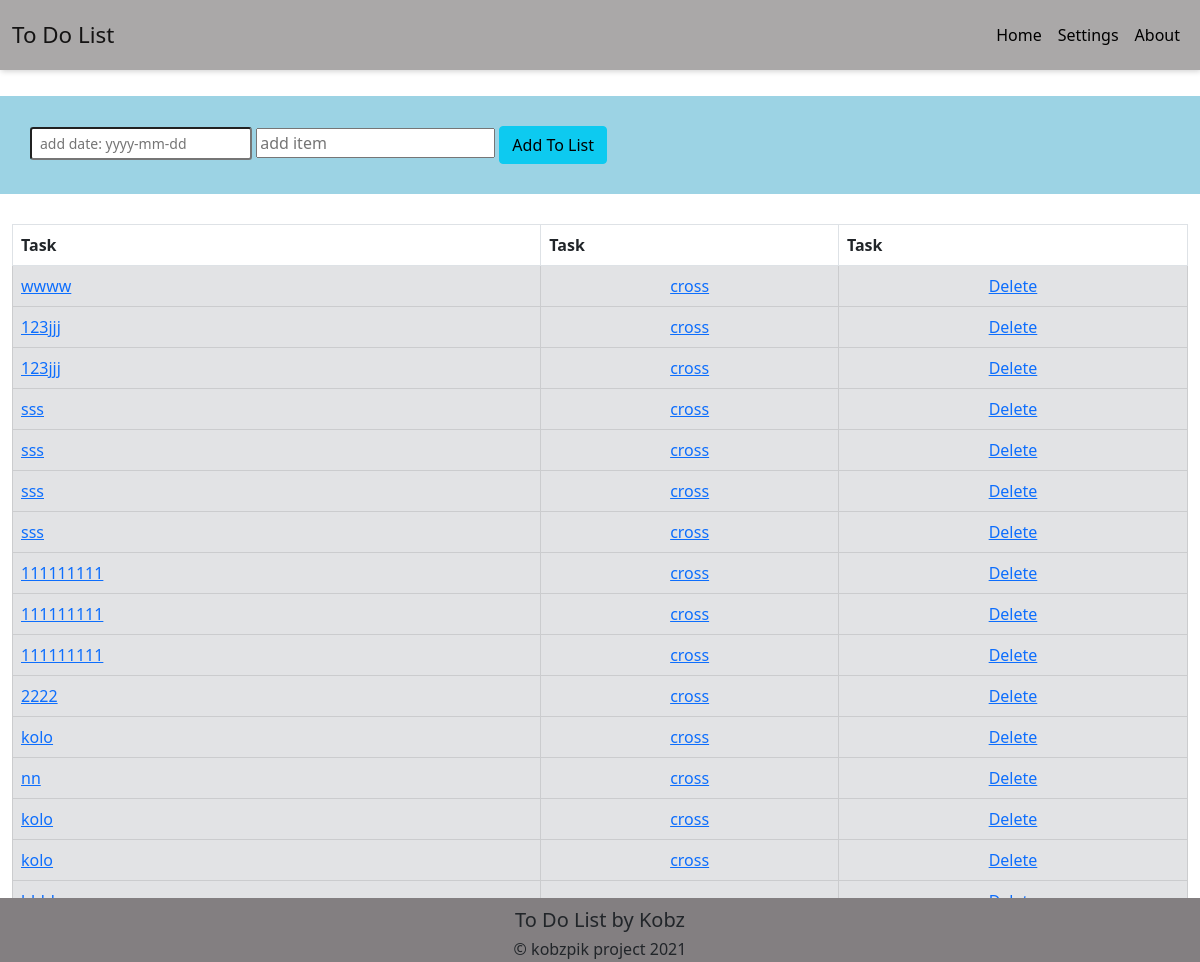
Before: / with the older database file.
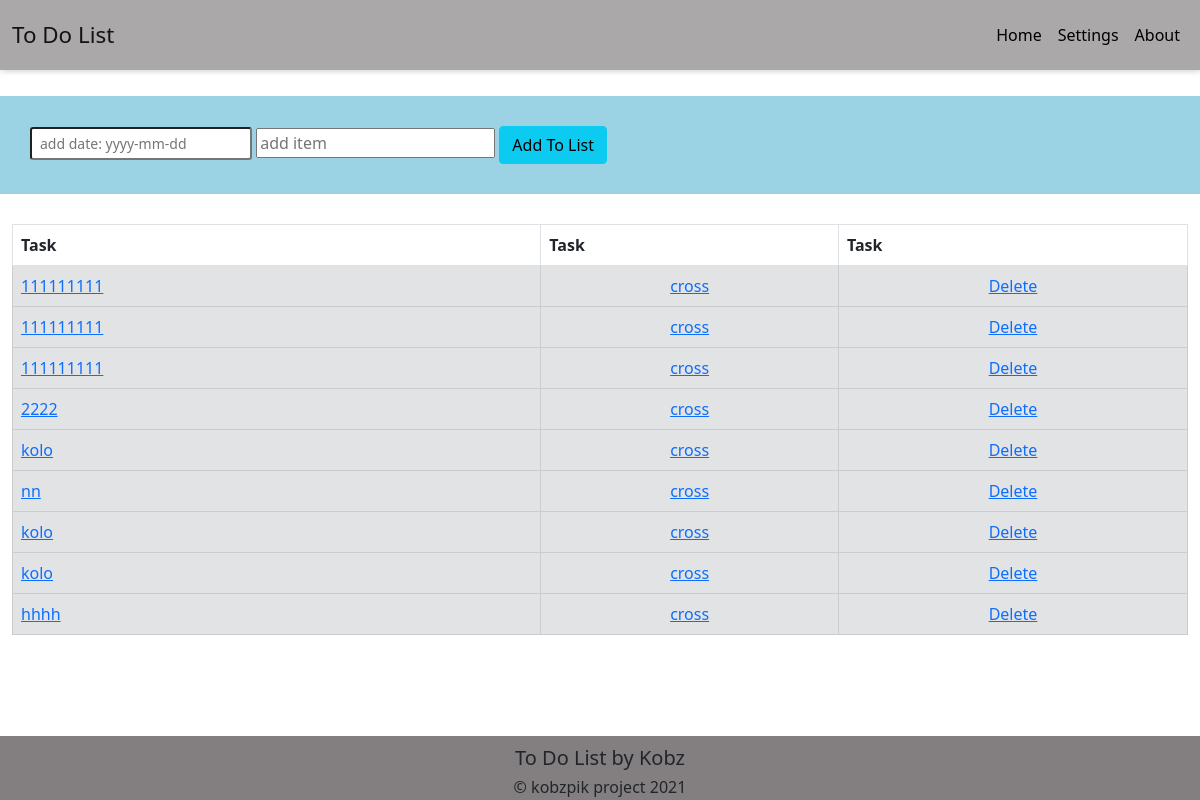
After: the same page with the newer database file.
### todo/models.py (models this page shows, shortened)
class list1(models.Model):
    date= models.DateField(max_length=20)
    item= models.CharField(max_length=200)
    completed = models.BooleanField(default=False)

### todo/views.py (the view)
# urls.py: 2. Add a URL to urlpatterns:  path('', views.home, name='home')
def home(request):
    if request.method == 'POST':
        form = listForm(request.POST or None)
        if form.is_valid():
            form.save()
            all_items = list1.objects.all()
            messages.success(request, ('Item has been added!') )
            return render(request, 'index.htm', {'all_items' : all_items} )
    else:
        all_items = list1.objects.all
        return render(request, 'index.htm', {'all_items':all_items})

### template/index.htm (shortened to what this page needs)
{% extends 'base.htm' %} {% block content %}
<br>
<br>
<div class="content">
    <br>
    <br>
    <div class="row">
        <div class="col" id="add_form">
            <form class="form-inline my-2 m-lg-0" method="POST">
                <input class="form-control-sm mr-sm-2" type="text" placeholder="add date: yyyy-mm-dd" name="date">
                <input class="form-control-md mr-sm-2" type="text" placeholder="add item" name="item">
                <button class="btn btn-info my-2 my-sm-0" type="submit">Add To List </button>
            </form>
        </div>
    </div>
    {% if all_items %}
    <table class="table table-bordered">
        <tr>
            <th>Task</th>
            <th>Task</th>
            <th>Task</th>
        </tr>
        {% for things in all_items reversed %}
        {% if things.completed %}
        <tr class="table-secondary">
            <td id="stric"><a href="{% url 'edit' things.id %}">{{ things.item }}</a></td>
            <td>
                <center><a href="{% url 'uncross' things.id %}">Uncross</a></center>
            </td>
            <td>
                <center><a href="{% url 'delete' things.id %}">Delete</a></center>
            </td>
        </tr>
        {% else %}
        <tr class="table-secondary">
            <td><a href="{% url 'edit' things.id %}">{{ things.item }}</a></td>
            <td>
                <center><a href="{% url 'cross' things.id %}">cross </a></center>
            </td>
            <td>
                <center><a href="{% url 'delete' things.id %}">Delete</a></center>
            </td>
        </tr>
        {% endif %} {% endfor%}
    </table>
    {% endif %}
    <br/>
</div>
{% endblock content %}

Changed rows visible on the page:
removed list1: item "wwww"
removed list1: item "123jjj"
removed list1: item "123jjj"
removed list1: item "sss"
removed list1: item "sss"
removed list1: item "sss"
removed list1: item "sss"
now on this page (row unchanged): list1: item "hhhh"
